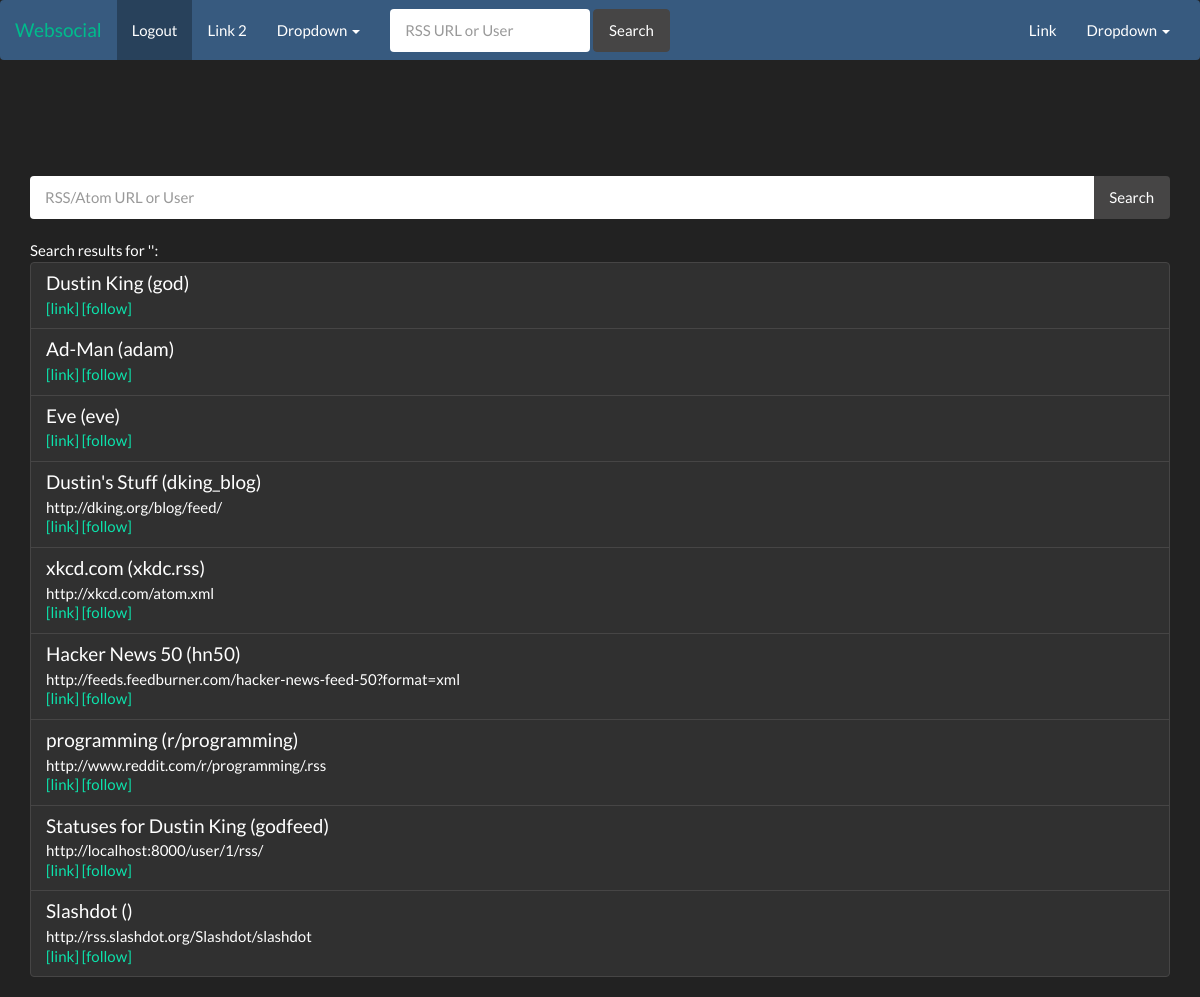
/search/, run on an earlier commit of the app's database.
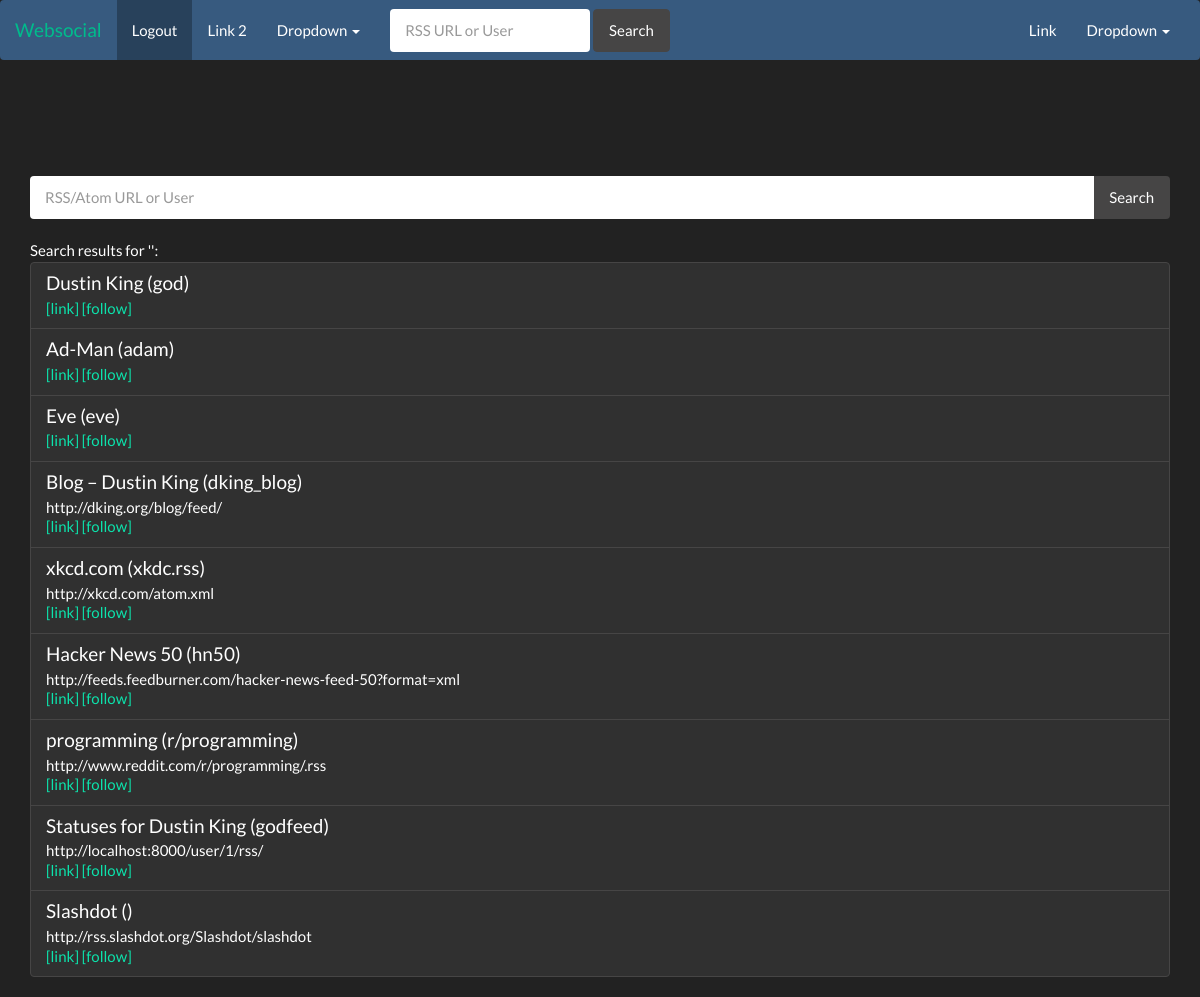
And on a later commit of the database.
### websocial/models.py (models this page shows, shortened)
class User(models.Model):
    nick = models.CharField(max_length=30, null=False, unique=True)
    url = models.URLField(max_length=256, null=True, blank=True)
    name = models.CharField(max_length=50, null=True, blank=True)
    local_user = models.ForeignKey(LocalUser, null=True, blank=True, on_delete=models.CASCADE)
    email = models.EmailField(max_length=254, null=True, blank=True)
    remote = models.BooleanField(null=False, default=False)
    following = models.ManyToManyField('User', symmetrical=False, null=True, blank=True)

### websocial/views.py (the view)
# urls.py: url(r'^search/', views.search),
def search(request):
    query = request.GET.get('q', '')
    if query:
        search_form = SearchForm(request.GET)
    else:
        search_form = SearchForm()
    return render(request, 'websocial/search.html', {
        'query': query,
        'valid_url': _valid_url(query),
        'users': _search_users(query),
        'search_form': search_form})

### websocial/views.py
class SearchForm(forms.Form):
    q = forms.CharField(max_length=256, required=False, widget=forms.TextInput(attrs={
        "id": "query_input",
        "class": "form-control",
        "placeholder": "RSS/Atom URL or User",
        "aria-describedby": "basic-addon2"}))

### websocial/views.py (called while the page is built)
def _valid_url(url):
    try:
        __validate(url)
        return True
    except ValidationError:
        return False

def _search_users(query):
    rss_users = User.objects.filter(url__icontains=query)
    local_users = User.objects.filter(nick__icontains=query)
    name_users = User.objects.filter(name__icontains=query)
    return (rss_users | local_users | name_users)[:10]

### templates/websocial/search.html (shortened to what this page needs)
{% extends 'websocial/base.html' %}
{% block body %}
<div class="page-header">
</div>
    <form method="get" action="/search/">
        <div class="input-group">
	    {{ search_form.q }}
            <span class="input-group-addon" id="basic-addon2">Search</span>
        </div>
    </form>
    <br/>
    {% if users %}
    Search results for '{{ query }}':
<div class="list-group" id="timeline">
{% for user in users %}
<div class="list-group-item" id="{{user.id}}">
	<h4 class="list-group-item-heading">{{ user.name }} ({{ user.nick }})</h4>
    {% if user.remote %}
    <p class="list-group-item-text">{{user.url}}</p>
    {% endif %}
    <p class="list-group-item-text">
    <a href="/user/{{user.id}}/">[link]</a>
	<a href="#" id="toggleFollow{{user.id}}" user_id="{{user.id}}">[follow]</a>
    </p>
    </div>
{% endfor %}
</div>
    {% else %}
	No results for '{{query}}'.
    {% endif %}
{% endblock %}

What changed in the data, as far as the page shows it:
changed User "dking_blog": name "Dustin's Stuff" → "Blog – Dustin King"
